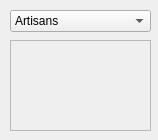
<?xml version="1.0" encoding="UTF-8"?>
<ui version="4.0">
 <class>Form</class>
 <widget class="QWidget" name="Form">
  <property name="geometry">
   <rect>
    <x>0</x>
    <y>0</y>
    <width>158</width>
    <height>140</height>
   </rect>
  </property>
  <property name="windowTitle">
   <string>Form</string>
  </property>
  <widget class="QComboBox" name="comboBox">
   <property name="geometry">
    <rect>
     <x>10</x>
     <y>10</y>
     <width>141</width>
     <height>22</height>
    </rect>
   </property>
   <item>
    <property name="text">
     <string>Artisans</string>
    </property>
   </item>
   <item>
    <property name="text">
     <string>Instruments</string>
    </property>
   </item>
   <item>
    <property name="text">
     <string>Misc</string>
    </property>
   </item>
  </widget>
  <widget class="QScrollArea" name="scrollArea">
   <property name="geometry">
    <rect>
     <x>10</x>
     <y>40</y>
     <width>141</width>
     <height>91</height>
    </rect>
   </property>
   <property name="widgetResizable">
    <bool>true</bool>
   </property>
   <widget class="QWidget" name="scrollAreaWidgetContents">
    <property name="geometry">
     <rect>
      <x>0</x>
      <y>0</y>
      <width>139</width>
      <height>89</height>
     </rect>
    </property>
   </widget>
  </widget>
 </widget>
 <resources/>
 <connections/>
</ui>
